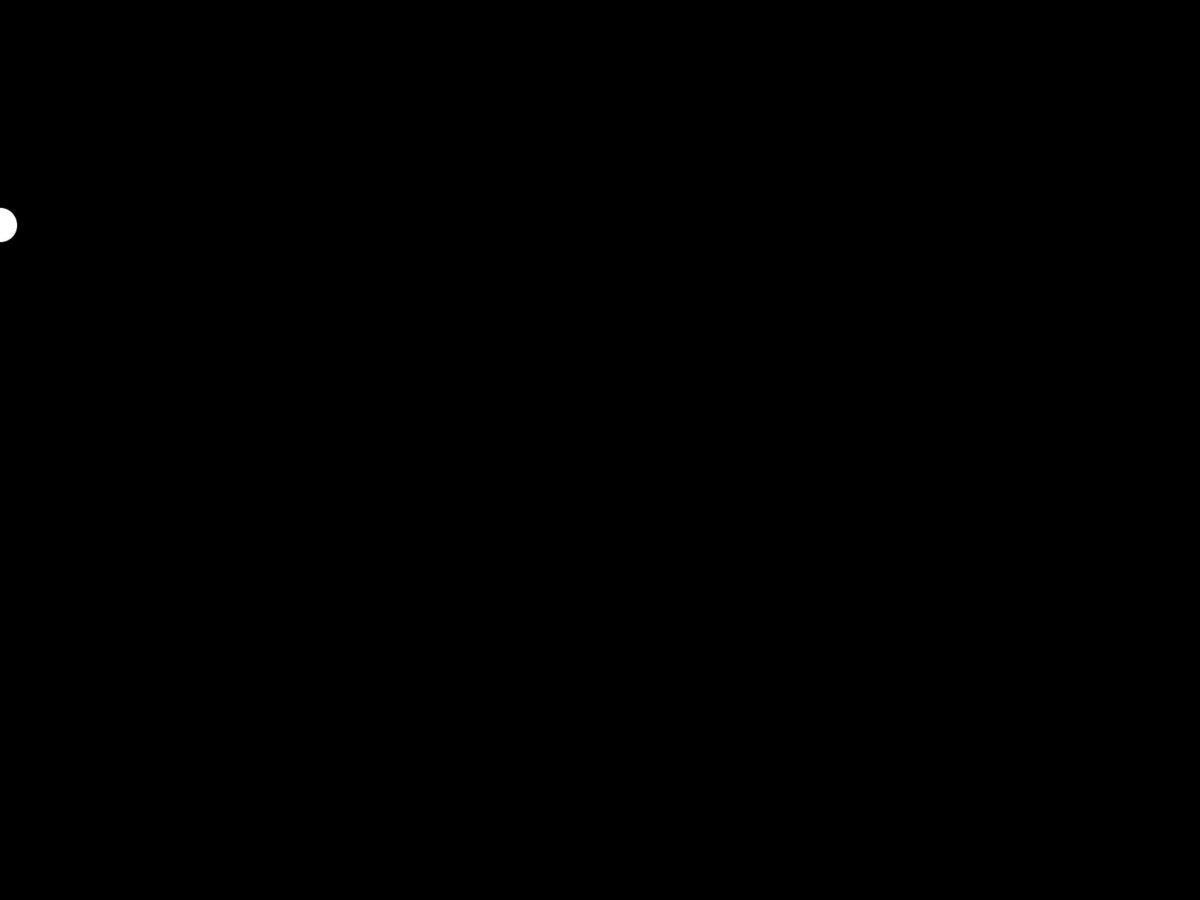
Frame 1 (no input)
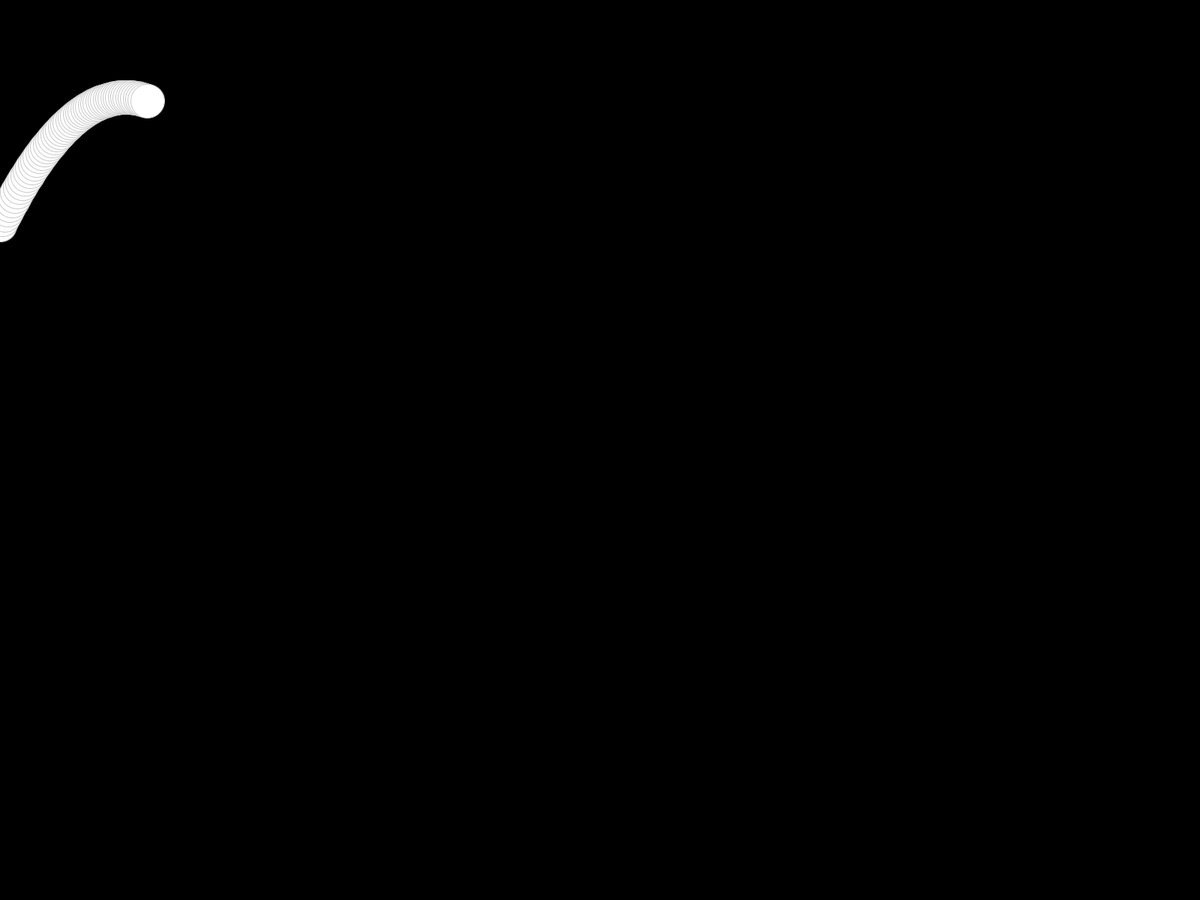
Frame 60 (the mouse pressed at the canvas centre just before this capture)
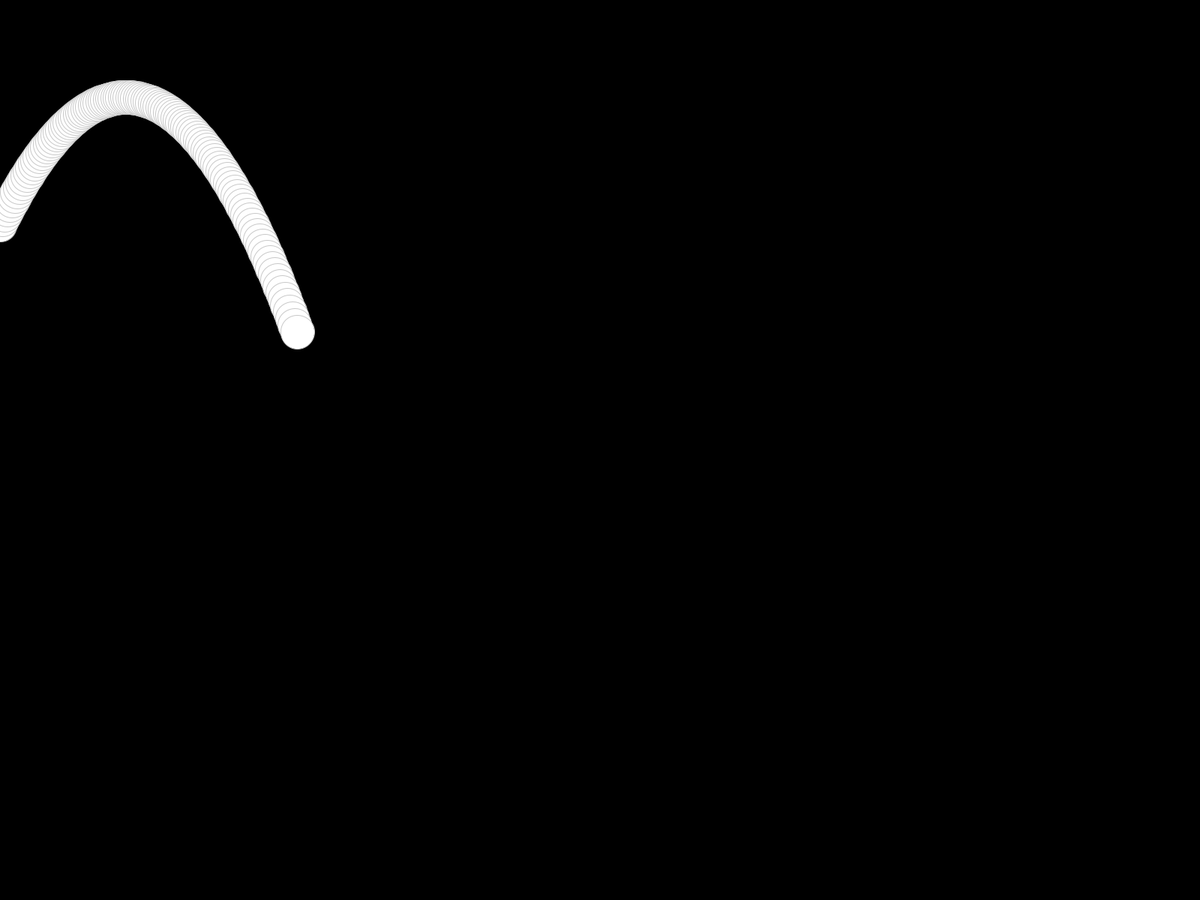
Frame 120 (the mouse held since frame 60 and released just before this capture)

The Processing sketch that drew these frames (run headless with seeded random() and noise(); from frame 60 on, the mouse is pressed at the canvas centre):

// Processing sketch: assignment_3_1
// ── assignment_3_1.pde
Ball ball;

PVector grav;

// Initialize new ball object and gravity
void setup() {
  fullScreen();
  background(0);
  ball = new Ball(1.5, new PVector(0, height/4), new PVector(0, 0), new PVector(0, 0));
  grav = new PVector(0, 0.2);
  // Apply initial force
  ball.applyForce(new PVector(5, -10));
}

// Display/move ball object and apply gravity
void draw() {
  ball.display();
  ball.update();
  ball.applyForce(grav);
}

// ── Ball.pde
class Ball {
  PVector pos, vel, acc;
  float m;
  
  // Initialize ball
  Ball(float mass, PVector initPos, PVector initVel, PVector initAcc) {
    m = mass;
    pos = initPos;
    vel = initVel;
    acc = initAcc;
  }
  
  // Draw ball
  void display() {
    stroke(200);
    fill(255);
    ellipse(pos.x, pos.y, m*30, m*30);
  }
  
  void update() {
    // change position and reset acceleration
    vel.add(acc);
    pos.add(vel);
    acc.mult(0);
    
    // Bounces off side
    if ((pos.x > width) || (pos.x < 0)) {
      vel.x = vel.x * -1;
    }
    
    // Bounce off floor
    if (pos.y > height) {
      // dampens when hitting the bottom of the window
      vel.y = vel.y * -0.8; 
      pos.y = height;
    }
  }
  
  // Apply force by Newton's 2nd law: F = M * A
  void applyForce(PVector force) {
    PVector f = PVector.div(force, m);
    acc.add(f);
  }
}
